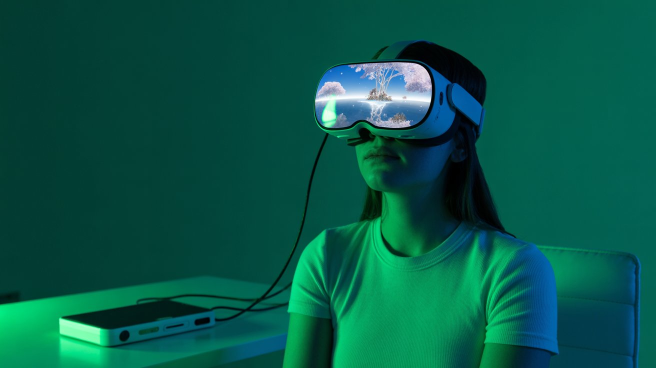
#> input picture images/blog/VR.jpg, 1312 x 736 px (shown at 1/2 size)
$ python resize_aspect_ratio.py VR.jpg camera.jpg
#> lines starting #> are read from the running program, lines starting #| are printed output that depends on the picture
#!/usr/bin/env python3
"""
Image aspect ratio resizing script.
Resizes an image to match the aspect ratio of a reference image while maintaining quality.
"""

import argparse
from PIL import Image
import sys
import os

def get_image_info(image_path):
    """Get image dimensions and aspect ratio."""
#> called with image_path = 'VR.jpg'
    try:
        with Image.open(image_path) as img:
#> img is the input picture: PIL image 1312x736 RGB; mean R, G, B 6.3, 87.4, 72.3
            return img.width, img.height, img.width / img.height
    except Exception as e:
        print(f"Error opening {image_path}: {e}")
        sys.exit(1)

def resize_to_aspect_ratio(source_path, reference_path, output_path=None, quality=95):
    """
    Resize source image to match the aspect ratio of reference image.

    Args:
        source_path: Path to image to resize
        reference_path: Path to reference image for aspect ratio
        output_path: Output path (optional, defaults to source_resized.jpg)
        quality: JPEG quality (1-100)
    """

    # Get dimensions and aspect ratios
    src_width, src_height, src_ratio = get_image_info(source_path)
#> src_width = 1312; src_height = 736; src_ratio = 1.78
    ref_width, ref_height, ref_ratio = get_image_info(reference_path)
#> call 2 of get_image_info, with image_path = 'camera.jpg'
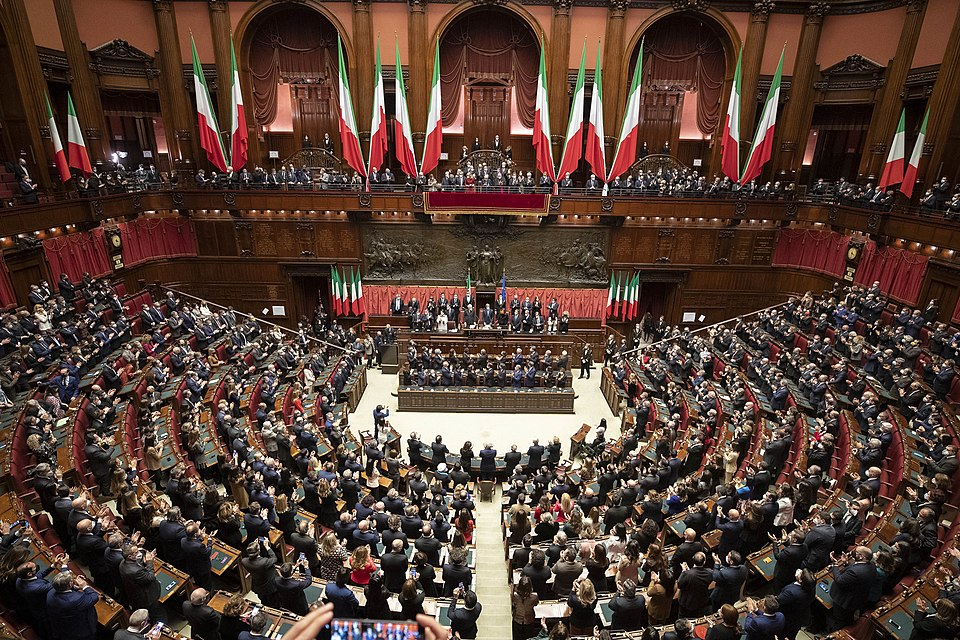
#> input picture images/blog/camera.jpg, 960 x 640 px
#> in get_image_info, img is the input picture: PIL image 960x640 RGB; mean R, G, B 84, 62.3, 52.3
#> ref_width = 960; ref_height = 640; ref_ratio = 1.5

    print(f"Source image: {src_width}x{src_height} (ratio: {src_ratio:.4f})")
#| Source image: 1312x736 (ratio: 1.7826)
    print(f"Reference image: {ref_width}x{ref_height} (ratio: {ref_ratio:.4f})")
#| Reference image: 960x640 (ratio: 1.5000)

    if abs(src_ratio - ref_ratio) < 0.001:
        print("Images already have the same aspect ratio!")
        return

    # Open source image
    with Image.open(source_path) as img:
        # Calculate new dimensions to match reference aspect ratio
        if ref_ratio > src_ratio:
            # Reference is wider - crop height
            new_height = int(src_width / ref_ratio)
            new_width = src_width
            # Center crop
            crop_top = (src_height - new_height) // 2
            crop_bottom = crop_top + new_height
            cropped = img.crop((0, crop_top, src_width, crop_bottom))
        else:
            # Reference is taller - crop width
            new_width = int(src_height * ref_ratio)
#> new_width = 1104
            new_height = src_height
#> new_height = 736
            # Center crop
            crop_left = (src_width - new_width) // 2
#> crop_left = 104
            crop_right = crop_left + new_width
#> crop_right = 1208
            cropped = img.crop((crop_left, 0, crop_right, src_height))
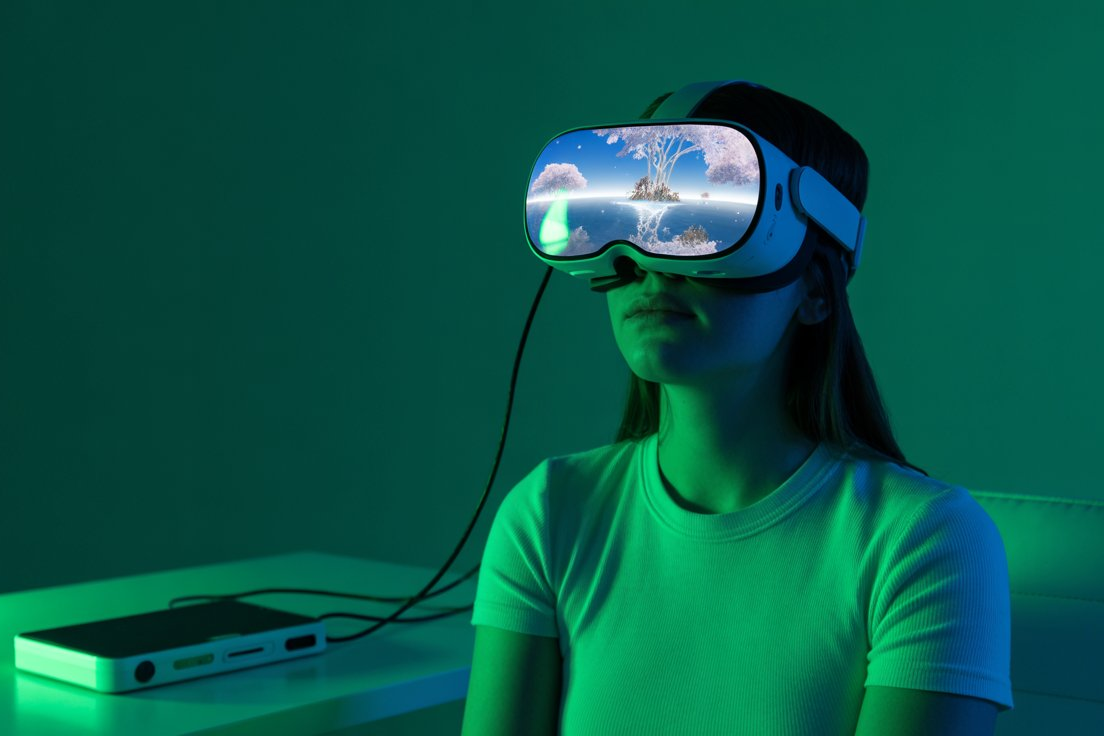
#> cropped: PIL image 1104x736 RGB; mean R, G, B 7.2, 87.6, 72.6

        # Generate output filename if not provided
        if output_path is None:
            name, ext = os.path.splitext(source_path)
            output_path = f"{name}_resized{ext}"

        # Save the cropped image
        cropped.save(output_path, quality=quality, optimize=True)

        print(f"Resized image saved as: {output_path}")
        print(f"New dimensions: {cropped.width}x{cropped.height} (ratio: {cropped.width/cropped.height:.4f})")
#| New dimensions: 1104x736 (ratio: 1.5000)

def main():
    parser = argparse.ArgumentParser(description="Resize image to match aspect ratio of reference image")
    parser.add_argument("source", help="Path to image to resize")
    parser.add_argument("reference", help="Path to reference image for aspect ratio")
    parser.add_argument("-o", "--output", help="Output path (optional)")
    parser.add_argument("-q", "--quality", type=int, default=95, help="JPEG quality 1-100 (default: 95)")

    args = parser.parse_args()

    # Check if files exist
    if not os.path.exists(args.source):
        print(f"Error: Source file '{args.source}' not found")
        sys.exit(1)

    if not os.path.exists(args.reference):
        print(f"Error: Reference file '{args.reference}' not found")
        sys.exit(1)

    resize_to_aspect_ratio(args.source, args.reference, args.output, args.quality)

if __name__ == "__main__":
    main()
